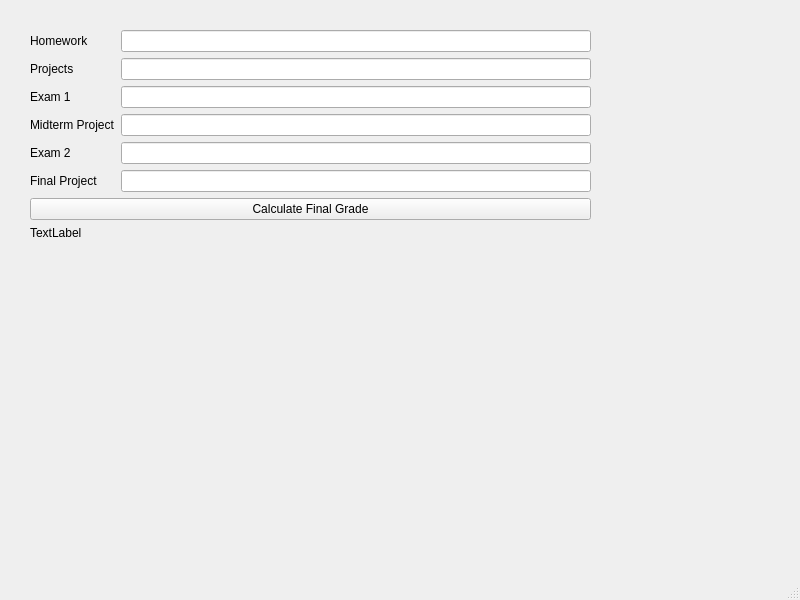
<?xml version="1.0" encoding="UTF-8"?>
<ui version="4.0">
 <class>MainWindow</class>
 <widget class="QMainWindow" name="MainWindow">
  <property name="geometry">
   <rect>
    <x>0</x>
    <y>0</y>
    <width>800</width>
    <height>600</height>
   </rect>
  </property>
  <property name="windowTitle">
   <string>MainWindow</string>
  </property>
  <widget class="QWidget" name="centralwidget">
   <widget class="QWidget" name="formLayoutWidget">
    <property name="geometry">
     <rect>
      <x>30</x>
      <y>30</y>
      <width>561</width>
      <height>451</height>
     </rect>
    </property>
    <layout class="QFormLayout" name="formLayout">
     <item row="0" column="0">
      <widget class="QLabel" name="label">
       <property name="text">
        <string>Homework</string>
       </property>
      </widget>
     </item>
     <item row="0" column="1">
      <widget class="QLineEdit" name="le_homework"/>
     </item>
     <item row="1" column="0">
      <widget class="QLabel" name="label_2">
       <property name="text">
        <string>Projects</string>
       </property>
      </widget>
     </item>
     <item row="1" column="1">
      <widget class="QLineEdit" name="le_projects"/>
     </item>
     <item row="2" column="0">
      <widget class="QLabel" name="label_3">
       <property name="text">
        <string>Exam 1</string>
       </property>
      </widget>
     </item>
     <item row="2" column="1">
      <widget class="QLineEdit" name="le_exam1"/>
     </item>
     <item row="3" column="0">
      <widget class="QLabel" name="label_4">
       <property name="text">
        <string>Midterm Project</string>
       </property>
      </widget>
     </item>
     <item row="3" column="1">
      <widget class="QLineEdit" name="le_midterm"/>
     </item>
     <item row="4" column="0">
      <widget class="QLabel" name="label_5">
       <property name="text">
        <string>Exam 2</string>
       </property>
      </widget>
     </item>
     <item row="4" column="1">
      <widget class="QLineEdit" name="le_exam2"/>
     </item>
     <item row="5" column="0">
      <widget class="QLabel" name="label_6">
       <property name="text">
        <string>Final Project</string>
       </property>
      </widget>
     </item>
     <item row="5" column="1">
      <widget class="QLineEdit" name="le_final"/>
     </item>
     <item row="6" column="0" colspan="2">
      <widget class="QPushButton" name="btn_calculate">
       <property name="text">
        <string>Calculate Final Grade</string>
       </property>
      </widget>
     </item>
     <item row="7" column="0">
      <widget class="QLabel" name="lbl_result">
       <property name="text">
        <string>TextLabel</string>
       </property>
      </widget>
     </item>
    </layout>
   </widget>
  </widget>
  <widget class="QMenuBar" name="menubar">
   <property name="geometry">
    <rect>
     <x>0</x>
     <y>0</y>
     <width>800</width>
     <height>29</height>
    </rect>
   </property>
  </widget>
  <widget class="QStatusBar" name="statusbar"/>
 </widget>
 <resources/>
 <connections/>
</ui>
